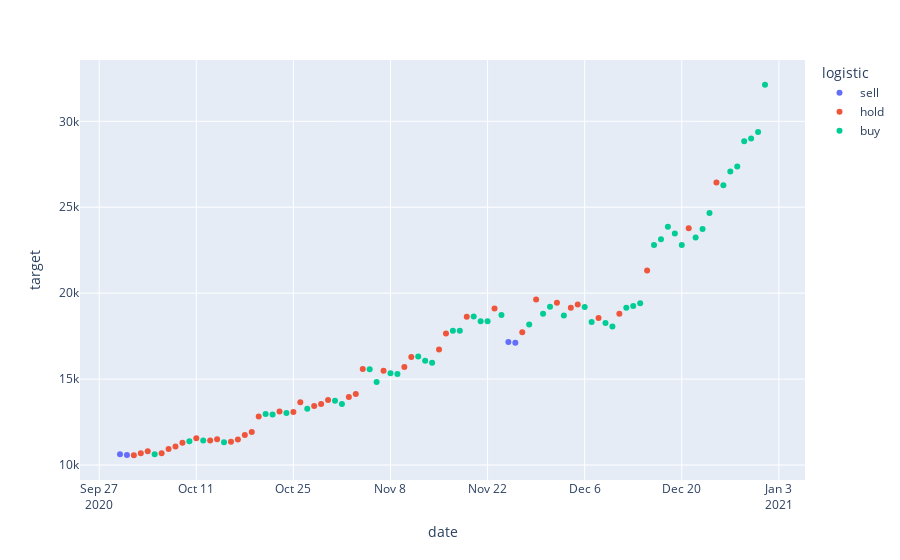

Here is the notebook cell this chart was saved with:
### Code cell
px.scatter(simulation_df, x=simulation_df.index, y='target', color='logistic')

### Figure 1 — Plotly figure (JSON) as saved in the notebook; plotly's stock layout.template omitted (floating-point values rounded to 4 significant figures)
{"data": [{"hovertemplate": "logistic=sell<br>date=%{x}<br>target=%{y}<extra></extra>", "legendgroup": "sell", "marker": {"color": "#636efa", "symbol": "circle"}, "mode": "markers", "name": "sell", "orientation": "v", "showlegend": true, "type": "scatter", "x": ["2020-09-30", "2020-10-01", "2020-11-25", "2020-11-26"], "xaxis": "x", "y": [10620.0, 10590.0, 17150.0, 17110.0], "yaxis": "y"}, {"hovertemplate": "logistic=hold<br>date=%{x}<br>target=%{y}<extra></extra>", "legendgroup": "hold", "marker": {"color": "#EF553B", "symbol": "circle"}, "mode": "markers", "name": "hold", "orientation": "v", "showlegend": true, "type": "scatter", "x": ["2020-10-02", "2020-10-03", "2020-10-04", "2020-10-06", "2020-10-07", "2020-10-08", "2020-10-09", "2020-10-11", "2020-10-13", "2020-10-14", "2020-10-16", "2020-10-17", "2020-10-18", "2020-10-19", "2020-10-20", "2020-10-23", "2020-10-25", "2020-10-26", "2020-10-28", "2020-10-29", "2020-10-30", "2020-11-02", "2020-11-03", "2020-11-04", "2020-11-07", "2020-11-10", "2020-11-11", "2020-11-15", "2020-11-16", "2020-11-19", "2020-11-23", "2020-11-27", "2020-11-29", "2020-12-02", "2020-12-04", "2020-12-05", "2020-12-08", "2020-12-11", "2020-12-15", "2020-12-21", "2020-12-25"], "xaxis": "x", "y": [10570.0, 10680.0, 10800.0, 10680.0, 10920.0, 11080.0, 11300.0, 11560.0, 11430.0, 11500.0, 11360.0, 11480.0, 11740.0, 11920.0, 12820.0, 13110.0, 13080.0, 13650.0, 13440.0, 13550.0, 13780.0, 13950.0, 14130.0, 15580.0, 15480.0, 15700.0, 16280.0, 16720.0, 17650.0, 18620.0, 19110.0, 17720.0, 19630.0, 19450.0, 19150.0, 19350.0, 18550.0, 18800.0, 21310.0, 23780.0, 26440.0], "yaxis": "y"}, {"hovertemplate": "logistic=buy<br>date=%{x}<br>target=%{y}<extra></extra>", "legendgroup": "buy", "marker": {"color": "#00cc96", "symbol": "circle"}, "mode": "markers", "name": "buy", "orientation": "v", "showlegend": true, "type": "scatter", "x": ["2020-10-05", "2020-10-10", "2020-10-12", "2020-10-15", "2020-10-21", "2020-10-22", "2020-10-24", "2020-10-27", "2020-10-31", "2020-11-01", "2020-11-05", "2020-11-06", "2020-11-08", "2020-11-09", "2020-11-12", "2020-11-13", "2020-11-14", "2020-11-17", "2020-11-18", "2020-11-20", "2020-11-21", "2020-11-22", "2020-11-24", "2020-11-28", "2020-11-30", "2020-12-01", "2020-12-03", "2020-12-06", "2020-12-07", "2020-12-09", "2020-12-10", "2020-12-12", "2020-12-13", "2020-12-14", "2020-12-16", "2020-12-17", "2020-12-18", "2020-12-19", "2020-12-20", "2020-12-22", "2020-12-23", "2020-12-24", "2020-12-26", "2020-12-27", "2020-12-28", "2020-12-29", "2020-12-30", "2020-12-31", "2021-01-01"], "xaxis": "x", "y": [10620.0, 11380.0, 11430.0, 11320.0, 12970.0, 12930.0, 13030.0, 13270.0, 13740.0, 13550.0, 15570.0, 14830.0, 15330.0, 15290.0, 16320.0, 16070.0, 15960.0, 17800.0, 17820.0, 18640.0, 18370.0, 18360.0, 18730.0, 18180.0, 18800.0, 19200.0, 18700.0, 19190.0, 18320.0, 18260.0, 18060.0, 19140.0, 19250.0, 19420.0, 22810.0, 23140.0, 23870.0, 23480.0, 22800.0, 23240.0, 23740.0, 24660.0, 26270.0, 27080.0, 27360.0, 28840.0, 29000.0, 29370.0, 32130.0], "yaxis": "y"}], "layout": {"autosize": true, "legend": {"title": {"text": "logistic"}, "tracegroupgap": 0}, "margin": {"t": 60}, "xaxis": {"anchor": "y", "autorange": true, "domain": [0, 1], "range": ["2020-09-24 13:39:19.2305", "2021-01-06 10:20:40.7695"], "title": {"text": "date"}, "type": "date"}, "yaxis": {"anchor": "x", "autorange": true, "domain": [0, 1], "range": [9037.0, 33660.0], "title": {"text": "target"}, "type": "linear"}}}
